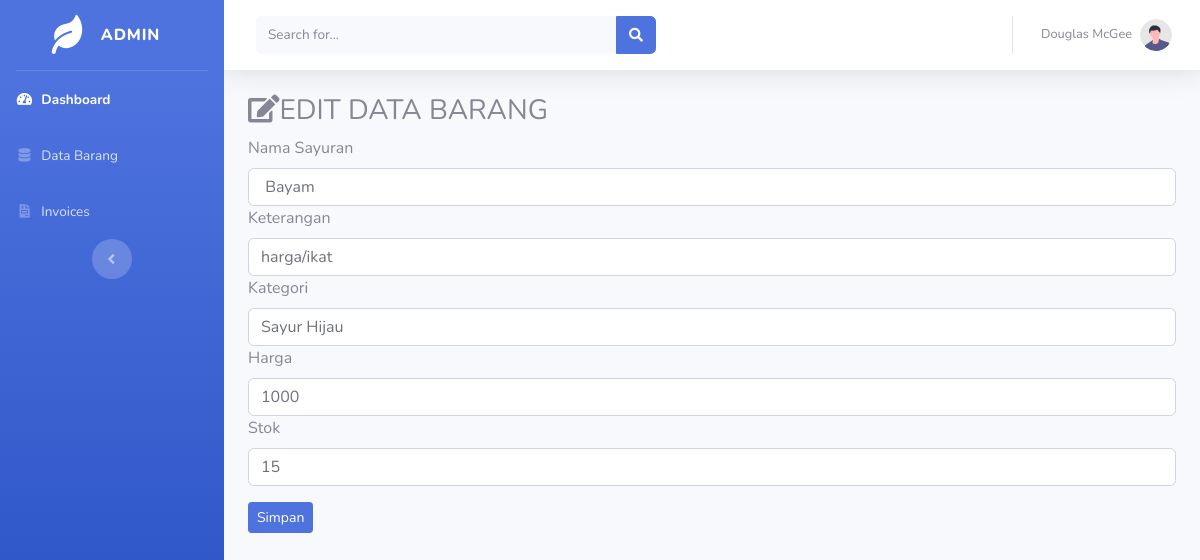
The app's page /toko_online/index.php/admin/data_barang/edit/1 with its own data.
### tables this page shows
CREATE TABLE `sayuran` (
  `id_sayuran` int(11) NOT NULL,
  `nama_sayuran` varchar(120) NOT NULL,
  `keterangan` varchar(225) NOT NULL,
  `kategori` varchar(60) NOT NULL,
  `harga` int(11) NOT NULL,
  `stok` int(4) NOT NULL,
  `gambar` text NOT NULL
);

### toko_online/application/controllers/admin/data_barang.php (called while the page is built, shortened)
<?php
class data_barang extends CI_Controller{
	public function edit($id) {
		$where = array('id_sayuran' =>$id);
		$data['barang'] = $this->model_barang->edit_barang($where, 'sayuran')->result();
		$this->load->view('templates_admin/header');
    	$this->load->view('templates_admin/sidebar');
    	$this->load->view('admin/edit_barang', $data);
    	$this->load->view('templates_admin/footer');
	}
}

### toko_online/index.php (called while the page is built, shortened)
<?php
require_once BASEPATH.'core/CodeIgniter.php';

### toko_online/application/models/model_barang.php (called while the page is built, shortened)
<?php
class model_barang extends CI_model{
	public function edit_barang($where, $table) {
		return $this->db->get_where($table, $where);
	}
}

### toko_online/application/views/admin/edit_barang.php (the view, shortened to what this page needs)
<div class="container-fluid">
	<h3><i class="fas fa-edit
		"></i>EDIT DATA BARANG</h3>
	<?php foreach($barang as $brg) : ?>
		<form method="POST" action="<?php echo base_url().'admin/data_barang/update' ?>">
			<div class="for-group">
				<label>Nama Sayuran</label>
				<input type="text" name="nama_sayuran" class="form-control" value="<?php echo $brg->nama_sayuran ?>">
			</div>
			<div class="for-group">
				<label>Keterangan</label>
				<input type="text" name="keterangan" class="form-control" value="<?php echo $brg->keterangan ?>">
			</div>
			<div class="for-group">
				<label>Kategori</label>
				<input type="text" name="kategori" class="form-control" value="<?php echo $brg->kategori ?>">
			</div>
			<div class="for-group">
				<label>Harga</label>
				<input type="text" name="harga" class="form-control" value="<?php echo $brg->harga ?>">
			</div>
			<div class="for-group">
				<label>Stok</label>
				<input type="text" name="stok" class="form-control" value="<?php echo $brg->stok ?>">
			</div>
			<button type="submit" class="btn btn-primary btn-sm mt-3">Simpan</button>
		</form>
	<?php endforeach; ?>
</div>

### records on screen
sayuran: nama_sayuran "Bayam", keterangan "harga/ikat", kategori "Sayur Hijau", harga "1000", stok "15"
